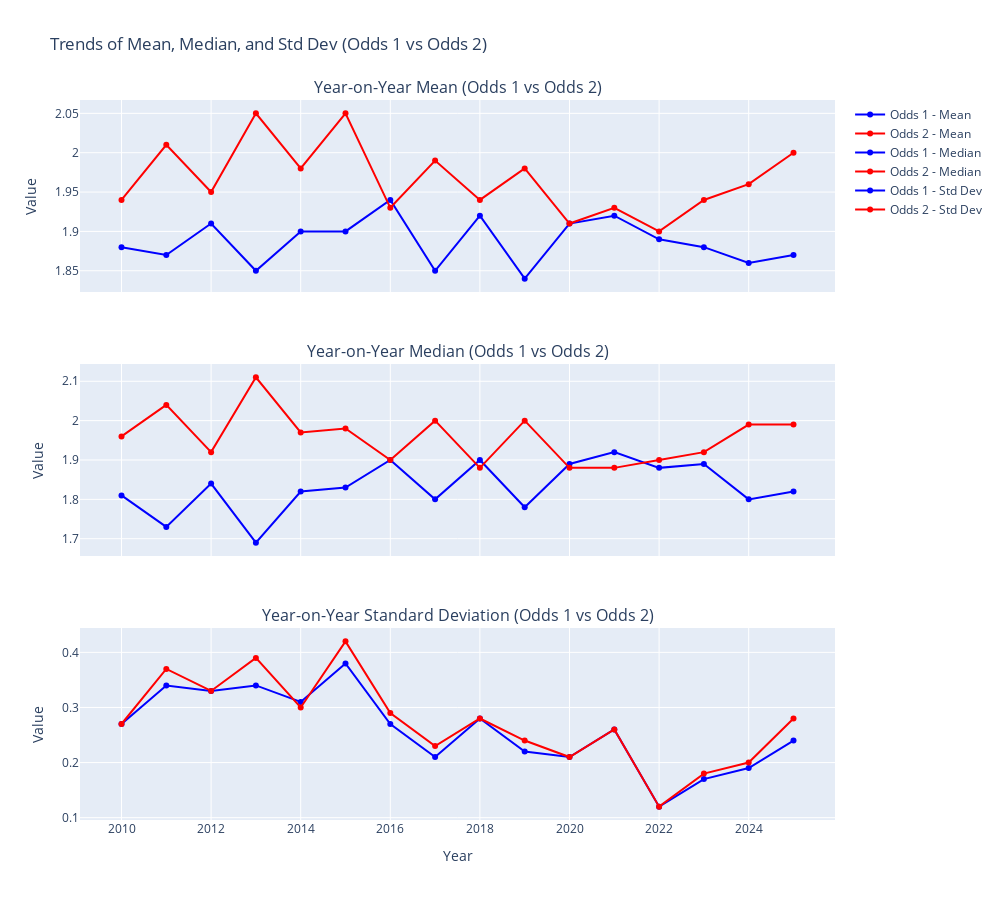

Here is the notebook cell this chart was saved with:
### Markdown cell above
# TRENDS OF MEAN , MEDAIN , AND STD DEV ( ODDS 1 AND ODDS 2)

### Code cell
import plotly.graph_objects as go

# stats_agg is created
stats_agg = stats_df.pivot(index='Year', columns='Odds Type')

# Define metrics
metrics = ["Mean", "Median", "Std Dev"]
titles = {
    "Mean": "Year-on-Year Mean (Odds 1 vs Odds 2)",
    "Median": "Year-on-Year Median (Odds 1 vs Odds 2)",
    "Std Dev": "Year-on-Year Standard Deviation (Odds 1 vs Odds 2)"
}

# Create subplots
from plotly.subplots import make_subplots

fig = make_subplots(rows=3, cols=1, shared_xaxes=True, vertical_spacing=0.1,
                    subplot_titles=[titles[m] for m in metrics])

for i, metric in enumerate(metrics):
    fig.add_trace(go.Scatter(
        x=stats_agg.index,
        y=stats_agg[(metric, "Odds 1")],
        mode='lines+markers',
        name=f'Odds 1 - {metric}',
        marker=dict(color='blue')
    ), row=i+1, col=1)

    fig.add_trace(go.Scatter(
        x=stats_agg.index,
        y=stats_agg[(metric, "Odds 2")],
        mode='lines+markers',
        name=f'Odds 2 - {metric}',
        marker=dict(color='red')
    ), row=i+1, col=1)

fig.update_layout(height=900, width=1000, title_text="Trends of Mean, Median, and Std Dev (Odds 1 vs Odds 2)",
                  showlegend=True)

fig.update_xaxes(title_text="Year", row=3, col=1)
fig.update_yaxes(title_text="Value")

fig.show()

### Figure 1 — Plotly figure (JSON) as saved in the notebook; plotly's stock layout.template omitted (floating-point values rounded to 4 significant figures)
{"data": [{"marker": {"color": "blue"}, "mode": "lines+markers", "name": "Odds 1 - Mean", "type": "scatter", "x": [2010, 2011, 2012, 2013, 2014, 2015, 2016, 2017, 2018, 2019, 2020, 2021, 2022, 2023, 2024, 2025], "xaxis": "x", "y": [1.88, 1.87, 1.91, 1.85, 1.9, 1.9, 1.94, 1.85, 1.92, 1.84, 1.91, 1.92, 1.89, 1.88, 1.86, 1.87], "yaxis": "y"}, {"marker": {"color": "red"}, "mode": "lines+markers", "name": "Odds 2 - Mean", "type": "scatter", "x": [2010, 2011, 2012, 2013, 2014, 2015, 2016, 2017, 2018, 2019, 2020, 2021, 2022, 2023, 2024, 2025], "xaxis": "x", "y": [1.94, 2.01, 1.95, 2.05, 1.98, 2.05, 1.93, 1.99, 1.94, 1.98, 1.91, 1.93, 1.9, 1.94, 1.96, 2.0], "yaxis": "y"}, {"marker": {"color": "blue"}, "mode": "lines+markers", "name": "Odds 1 - Median", "type": "scatter", "x": [2010, 2011, 2012, 2013, 2014, 2015, 2016, 2017, 2018, 2019, 2020, 2021, 2022, 2023, 2024, 2025], "xaxis": "x2", "y": [1.81, 1.73, 1.84, 1.69, 1.82, 1.83, 1.9, 1.8, 1.9, 1.78, 1.89, 1.92, 1.88, 1.89, 1.8, 1.82], "yaxis": "y2"}, {"marker": {"color": "red"}, "mode": "lines+markers", "name": "Odds 2 - Median", "type": "scatter", "x": [2010, 2011, 2012, 2013, 2014, 2015, 2016, 2017, 2018, 2019, 2020, 2021, 2022, 2023, 2024, 2025], "xaxis": "x2", "y": [1.96, 2.04, 1.92, 2.11, 1.97, 1.98, 1.9, 2.0, 1.88, 2.0, 1.88, 1.88, 1.9, 1.92, 1.99, 1.99], "yaxis": "y2"}, {"marker": {"color": "blue"}, "mode": "lines+markers", "name": "Odds 1 - Std Dev", "type": "scatter", "x": [2010, 2011, 2012, 2013, 2014, 2015, 2016, 2017, 2018, 2019, 2020, 2021, 2022, 2023, 2024, 2025], "xaxis": "x3", "y": [0.27, 0.34, 0.33, 0.34, 0.31, 0.38, 0.27, 0.21, 0.28, 0.22, 0.21, 0.26, 0.12, 0.17, 0.19, 0.24], "yaxis": "y3"}, {"marker": {"color": "red"}, "mode": "lines+markers", "name": "Odds 2 - Std Dev", "type": "scatter", "x": [2010, 2011, 2012, 2013, 2014, 2015, 2016, 2017, 2018, 2019, 2020, 2021, 2022, 2023, 2024, 2025], "xaxis": "x3", "y": [0.27, 0.37, 0.33, 0.39, 0.3, 0.42, 0.29, 0.23, 0.28, 0.24, 0.21, 0.26, 0.12, 0.18, 0.2, 0.28], "yaxis": "y3"}], "layout": {"annotations": [{"font": {"size": 16}, "showarrow": false, "text": "Year-on-Year Mean (Odds 1 vs Odds 2)", "x": 0.5, "xanchor": "center", "xref": "paper", "y": 1, "yanchor": "bottom", "yref": "paper"}, {"font": {"size": 16}, "showarrow": false, "text": "Year-on-Year Median (Odds 1 vs Odds 2)", "x": 0.5, "xanchor": "center", "xref": "paper", "y": 0.6333, "yanchor": "bottom", "yref": "paper"}, {"font": {"size": 16}, "showarrow": false, "text": "Year-on-Year Standard Deviation (Odds 1 vs Odds 2)", "x": 0.5, "xanchor": "center", "xref": "paper", "y": 0.2667, "yanchor": "bottom", "yref": "paper"}], "height": 900, "showlegend": true, "title": {"text": "Trends of Mean, Median, and Std Dev (Odds 1 vs Odds 2)"}, "width": 1000, "xaxis": {"anchor": "y", "domain": [0, 1], "matches": "x3", "showticklabels": false}, "xaxis2": {"anchor": "y2", "domain": [0, 1], "matches": "x3", "showticklabels": false}, "xaxis3": {"anchor": "y3", "domain": [0, 1], "title": {"text": "Year"}}, "yaxis": {"anchor": "x", "domain": [0.7333, 1], "title": {"text": "Value"}}, "yaxis2": {"anchor": "x2", "domain": [0.3667, 0.6333], "title": {"text": "Value"}}, "yaxis3": {"anchor": "x3", "domain": [0, 0.2667], "title": {"text": "Value"}}}}
